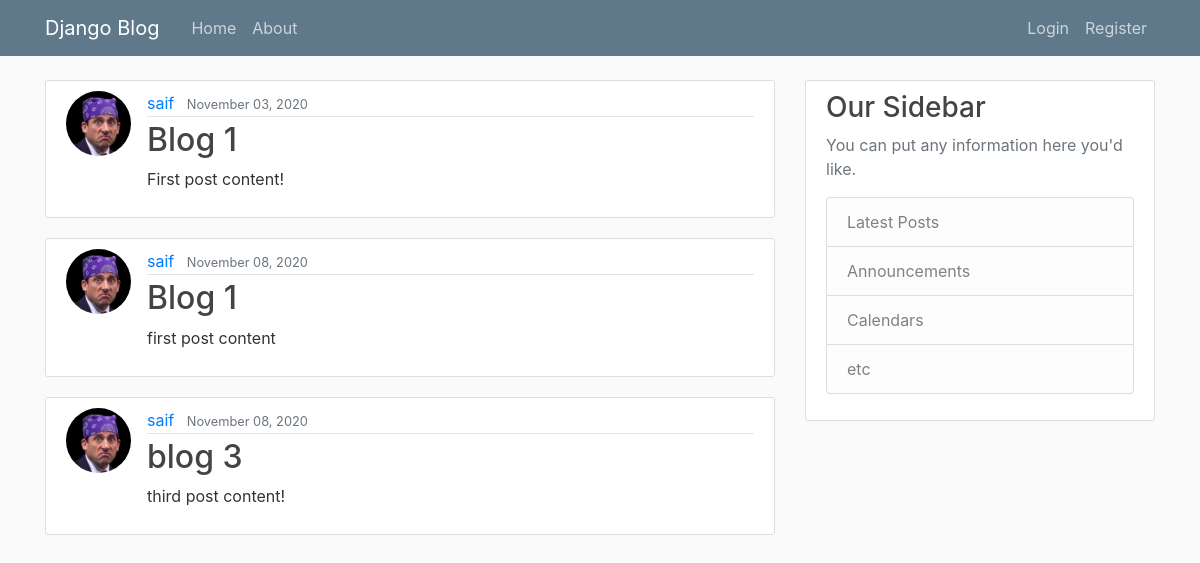
Screenshot of /blog/ with the database file from the repository.
### blog/models.py (models this page shows)
class Post(models.Model):
    title = models.CharField(max_length=100)
    content = models.TextField(blank=False)
    date_posted = models.DateTimeField(default=timezone.now)
    author = models.ForeignKey(User, on_delete=models.CASCADE)
    def __str__(self):
        return self.title
    '''
        SHELL COMMANDS
        1. User.objects.first()
        2. User.objects.filter(username='saif')
        3. Users.objects.all()
        4. User.objects.filter(username='saif').first()
        5. user = User.objects.filter(username='saif').first()
            5.1. user.id, user.pk
    '''
    '''
    You can do the same with Posts and just use the command Post.objects.all() which will
    give an empty array since we dont have any Posts in there

    eg to create a post
    post_1 = Post(titel='Blog 1', content='First post content!', author = user)
    after doing this you still need to save this post var by using post_1.save()
    now since the post is created you can access the post by creating an object

    post = Post.objects.first()
    post.title
    post.date_posted

    user.post_set.all() gives all the post
    you can also create posts using this

    user.post_set.create(title='blog 3', content='third post content!') now the author of this post
    will be the username that was assigned to the 'user' object

    now this will be useful in the file views.py where initially it was static data
    but now importing the models will make it dynamic and cleaner

    the post will have a property in which we have to tell django that when we access this post
    what will we get by default, in this case we want the post title
    so under Post class we create a method __str__(self)
    '''

### users/models.py (models this page shows, shortened)
class Profile(models.Model):
    user = models.OneToOneField(User, on_delete=models.CASCADE)
    image = models.ImageField(default='default.png', upload_to='profile_pics')
    '''
    Now, we create a dunder str method so that when we print this out
    it will display how we want it to be displayed
    basically if we dont have this its just gonna print out the profile object
    and we want it to be more descriptive
    '''

### blog/views.py (the view)
# urls.py: path('', views.home, name='blog-home'),
def home(request):
    context = {
        'posts': Post.objects.all(), # All posts are dynamic now
        'title' : 'Home',
    }
    return render(request, 'blog/home.html', context)

### blog/templates/blog/home.html
{% extends "blog/base.html" %}
    {% block content %}
            {% for i in posts %}
                <article class='media content-section'>
                    <img class='rounded-circle article-img' src="{{ i.author.profile.image.url }}" alt="">
                    <div class='media-body'>
                        <div class='article-metadata'>
                            <a class='mr-2' href="#">{{ i.author }}</a>
                            <small class='text-muted'>{{ i.date_posted|date:"F d, Y" }}</small>
                        </div>
                        <h2><a href="#" class='article-title'>{{ i.title }}</a></h2>
                        <p class='article-content'>{{ i.content }}</p>
                    </div>
                </article>
            {% endfor %}
    {% endblock content %}

### blog/templates/blog/base.html (shortened to what this page needs)
{% load static %}
<!DOCTYPE html>
<html lang="en">
    <head>
        <link rel="stylesheet" href="https://cdn.jsdelivr.net/npm/bootstrap@4.5.3/dist/css/bootstrap.min.css">
        <link rel="stylesheet" href="{% static 'blog/main.css' %}" type='text/css'>
    </head>
    <body>
        <header class="site-header">
            <nav class="navbar navbar-expand-md navbar-dark bg-steel fixed-top">
              <div class="container">
                <a class="navbar-brand mr-4" href="/">Django Blog</a>
                <div class="collapse navbar-collapse" id="navbarToggle">
                  <div class="navbar-nav mr-auto">
                    <a class="nav-item nav-link" href="{% url 'blog-home' %}">Home</a>
                    <a class="nav-item nav-link" href="{% url 'blog-about' %}">About</a>
                  </div>
                  <div class="navbar-nav">
                    {% if user.is_authenticated %}
                        <a class="nav-item nav-link" href="{% url 'profile' %}">Profile</a>
                        <a class="nav-item nav-link" href="{% url 'logout' %}">Logout</a>
                    {% else %}
                        <a class="nav-item nav-link" href="{% url 'login' %}">Login</a>
                        <a class="nav-item nav-link" href="{% url 'register' %}">Register</a>
                    {% endif %}
                  </div>
                </div>
              </div>
            </nav>
          </header>
        <main role="main" class="container">
          <div class="row">
            <div class="col-md-8">
              {% block content %}{% endblock %}
            </div>
            <div class="col-md-4">
              <div class="content-section">
                <h3>Our Sidebar</h3>
                <p class='text-muted'>You can put any information here you'd like.
                  <ul class="list-group">
                    <li class="list-group-item list-group-item-light">Latest Posts</li>
                    <li class="list-group-item list-group-item-light">Announcements</li>
                    <li class="list-group-item list-group-item-light">Calendars</li>
                    <li class="list-group-item list-group-item-light">etc</li>
                  </ul>
                </p>
              </div>
            </div>
          </div>
        </main>
    </body>
    </html>

### blog/static/blog/main.css (style rules this page uses)
body { background: #fafafa; color: #333333; margin-top: 5rem; }
h1, h2, h3, h4, h5, h6 { color: #444444; }
ul { margin: 0; }
.bg-steel { background-color: #5f788a; }
.site-header .navbar-nav .nav-link { color: #cbd5db; }
.content-section { background: #ffffff; padding: 10px 20px; border: 1px solid #dddddd; border-radius: 3px; margin-bottom: 20px; }
.article-title { color: #444444; }
.article-content { white-space: pre-line; }
.article-img { height: 65px; width: 65px; margin-right: 16px; }
.article-metadata { padding-bottom: 1px; margin-bottom: 4px; border-bottom: 1px solid #e3e3e3 }

### rows the page displays
Post: author.profile.image (picture), author "saif", date_posted "November 03, 2020", title "Blog 1", content "First post content!"
Post: author.profile.image (picture), author "saif", date_posted "November 08, 2020", title "Blog 1", content "first post content"
Post: author.profile.image (picture), author "saif", date_posted "November 08, 2020", title "blog 3", content "third post content!"
